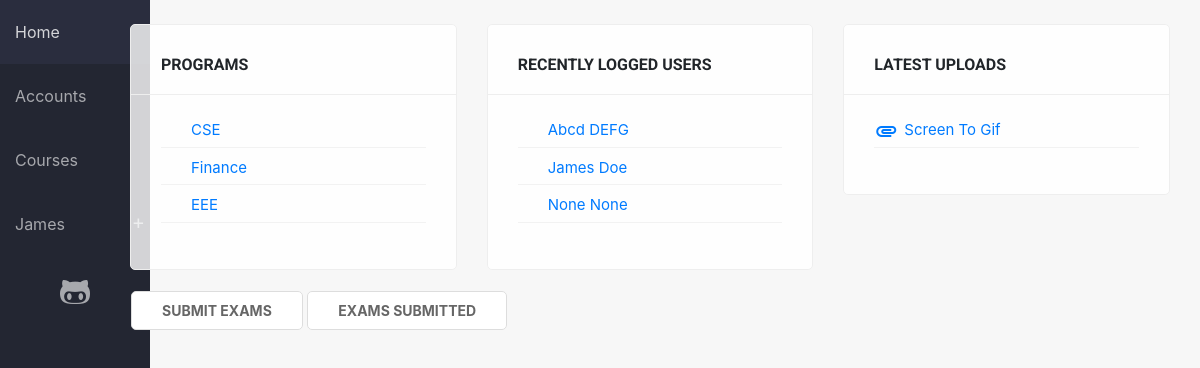
Screenshot of / (signed in) with the database file from the repository.
### sems/models.py (models this page shows, shortened)
class Student(models.Model):
    user = models.OneToOneField(User, on_delete=models.CASCADE, null=True)
    first_name = models.CharField(max_length=100, null=True)
    last_name = models.CharField(max_length=100, null=True)
    picture = models.ImageField(null=True, blank=True, default='no-img.png')
    website = models.URLField(max_length=100, null=True, blank=True)
    email = models.EmailField(max_length=100, null=True)
    program = models.ForeignKey(Program, on_delete=models.SET_NULL, null=True)
    country = models.ForeignKey(State, on_delete=models.SET_NULL, null=True)
    city = models.CharField(max_length=100, null=True)
    course = models.ManyToManyField(Course, related_name='course', blank=True)
    course_teacher = models.ManyToManyField(Course, related_name='course_teacher', blank=True)
    viti = models.IntegerField(choices=YEARS, default=1)
    semester = models.IntegerField(choices=SEMESTER, default=1)
    level = models.CharField(max_length=100, choices=LEVELS, default=1)

class Program(models.Model):
    name = models.CharField(max_length=150)
    summary = models.TextField(null=True, blank=True)

class Upload(models.Model):
    name = models.CharField(max_length=100)
    course = models.ForeignKey(Course, on_delete=models.CASCADE)
    file = models.FileField(upload_to='files/', validators=[FileExtensionValidator(['pdf', 'docx', 'doc', 'xls', 'xlsx', 'ppt', 'pptx', 'zip', 'rar', '7zip'])])
    upload_time = models.DateTimeField(default=datetime.now, null=True)
    def __str__(self):
        return str(self.file)[6:]

### sems/views.py (the view)
# urls.py: re_path(r'^$', views.home_view, name='home'),
def home_view(request):
    uploads = Upload.objects.all().order_by('-upload_time')[:5]
    programs = Program.objects.all()
    users = User.objects.all().order_by('-last_login')[:5]
    news = New.objects.all().order_by('-create_date')[:3]
    if request.user.is_authenticated:
        return render (
            request, 'home.html', {'uploads': uploads, 'programs': programs, 'users': users, 'news': news},
        )
    else:
        return redirect('login')

### sems/templates/home.html (shortened to what this page needs)
{% extends 'base_generic.html' %}
{% block content %}
<div class="container">
    <div class="row">
        {% if news %}
                    {% load static %}
        {% endif %}
        <div class="col-md-4 col-sm-6 col-xs-12">
            <div class="card-box">
                <h6>Programs</h6>
                <ul class="list-unstyled">
                    {% for program in programs %}
                    <a href="{% url 'program_single' pk=program.pk %}"><li>{{ program.name }}</li></a>
                    {% endfor %}
                </ul>
            </div>
        </div>
        <div class="col-md-4 col-sm-6 col-xs-12">
            <div class="card-box">
                <h6>Recently logged users</h6>
                <ul class="list-unstyled">
                    {% for user in users %}
                    <a href="{% url 'student_detail' pk=user.student.pk %}"><li>{{ user.student.first_name }} {{ user.student.last_name }}</li></a>
                    {% endfor %}
                </ul>
            </div>
        </div>
        <div class="col-md-4 col-sm-6 col-xs-12">
            <div class="card-box">
                <h6>Latest uploads</h6>
                {% load static %}
                <ul class="list-unstyled">
                    {% for upload in uploads %}
                    <li><a href="{% url 'course_detail' pk=upload.course.pk %}" title="{{ upload }}"><i class="material-icons">attachment</i> {{ upload.name }}</a></li>
                    {% endfor %}
                </ul>
            </div>
        </div>
        <div class="col-md-12 col-xs-12">
            <div class="empty-box">
                <a href="{% url 'provimet' %}" class="btn btn-primary">Submit Exams</a>
                <a href="{% url 'provimet_paraqitura' %}" class="btn btn-primary">Exams Submitted</a>
            </div>
        </div>
    </div>
</div>
{% endblock %}

### sems/templates/base_generic.html (shortened to what this page needs)
{% load static %}
<html>
<head>
    <link rel="stylesheet" href="https://use.fontawesome.com/releases/v5.0.12/css/all.css">
    <link rel="stylesheet" href="{% static 'css/bootstrap.min.css' %}">
    <link rel="stylesheet" href="{% static 'css/main.css' %}">
    <link rel="stylesheet" href="{% static 'fonts/fontawesome-all.min.css' %}">
</head>
<body>
    <div class="wrapper">
        <div class="container-fluid">
            <div class="row">
                <div class="no-padding col-md-1 col-sm-4">
                    <header>
                        <nav>
                            {% url 'home' as hom %} {% url 'students' as acc %} {% url 'programs' as prog %} {% url 'login' as log %} {% url 'student_detail' pk=user.student.pk as sd %}
                            <a href="{% url 'home' %}" {% if request.path == hom %} class="active" {% endif %}>Home</a>
                            <a href="{% url 'students' %}" {% if request.path == acc %} class="active" {% endif %}>Accounts</a>
                            <a href="{% url 'programs' %}" {% if request.path == prog %} class="active" {% endif %}>Courses</a>
                            <div>
                                {% if not user.is_authenticated %}
                                <a href="{% url 'login' %}" {% if request.path == log %} class="active" {% endif %}>Login</a> {% else %}
                                <div class="dd">
                                    <a {% if request.path == sd %} class="active" {% endif %}>{{ user.student.first_name }}</a>
                                </div>
                                {% endif %}
                            </div>
                            <a href="https://github.com/szlcpscr" class="text-center" title="View on GitHub" target="_blank"><i class="fab fa-github-alt fa-2x"></i></a>
                        </nav>
                    </header>
                </div>
                <div class="col-md-11 col-sm-8">
                    <br>
                    {% block content %} {% endblock %}
                </div>
            </div>
        </div>
    </div>
</body>
</html>

### sems/static/css/main.css (style rules this page uses)
* { --main-color: #006992; }
body { display: flex; flex-direction: column; background-color: #f7f7f7; min-height: 100vh; }
.wrapper { flex: 1; }
.no-padding { padding: 0; }
nav { background-color: #232632; margin-bottom: 15px; border-bottom: 1px solid #eee; height: 100vh; position: fixed; min-width: 150px; }
nav a { display: block; padding: 20px 15px; color: rgba(255,255,255,.6); transition: 100ms ease; }
a.active { color: rgba(255,255,255,.8); background-color: #2A2D3E; }
.dd::before, .minus::before { content: '+'; position: absolute; right: 0; font-size: 20px; margin-top: 15px; margin-right: 5px; }
.dd { position: relative; cursor: pointer; display: block; color: rgba(255,255,255,.6); }
.shadow-box, .card-box, .empty-box { padding: 30px; border-radius: 5px; margin-bottom: 10px; display: block; border: 1px solid #eee; position: relative; background-color: rgba(255,255,255,.8); position: relative; overflow: hidden; }
.card-box:not(.no-shade)::before { content: ''; width: 100%; height: 70px; border-bottom: 1px solid #eee; z-index: 1; left: 0; top: 0; position: absolute; }
.card-box h6 { z-index: 5; margin-bottom: 40px; text-transform: uppercase; font-family: "Roboto"; font-weight: bold; }
.empty-box { border-color: transparent; background-color: transparent; padding: 10px 0; }
.card-box ul { margin-top: 25px; }
.card-box li, .card-box .label { margin-bottom: 4px; font-size: 15px; border-bottom: 1px solid #f2f2f2; position: relative; transition: 150ms ease; }
.card-box li { padding-left: 30px; padding-top: 5px; padding-bottom: 5px; }
.btn { border: none; text-transform: uppercase; font-size: normal; font-weight: bold; border-radius: 4px; position: relative; padding: 6px 20px; padding-left: 30px; }
.btn-primary, .empty-box a.btn-primary, .empty-box button.btn-primary, input.btn-primary, .btn-third, .btn-danger { border-radius: 5px; background-color: #fff; border: 1px solid #ddd; color: #666; font-size: 14px; box-shadow: none; padding: 8px 30px; background: #fff; }
.material-icons, .label .material-icons { position: absolute; left: 0; }

### rows the page displays
Program: name "CSE"
Program: name "Finance"
Program: name "EEE"
Upload: name "Screen To Gif"

### other values shown
{{ user.student.first_name }} "James"
{{ user.student.first_name }} "Abcd"
{{ user.student.last_name }} "DEFG"
{{ user.student.last_name }} "Doe"
{{ user.student.first_name }} "None"
{{ user.student.last_name }} "None"
